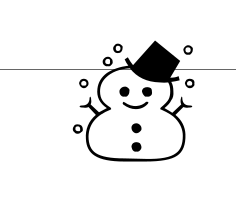
%> input picture unicodesnowman.png, 236 x 214 px
$ octave imageDraw.m   (GNU Octave 9; MATLAB toolbox functions it lacks are replaced by stand-ins)
%> lines starting %> are read from the running program, lines starting %| are printed output that depends on the picture; in (x1, y1, x2, y2) boxes, pixels count from 0 and x2, y2 are one past the last pixel; in counts of white or black regions, pixels touching at a corner belong together; the program's own positions count from 1
A = imread('unicodesnowman.png');
%> A is the input picture: size 214x236x3 uint8; min 0, max 255, mean 239.3
A = imresize(A, 0.6);
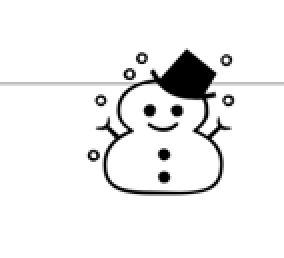
%> A: size 129x142x3 uint8 (shown 2 times larger); min 0, max 255, mean 239.2

A =  rgb2gray(A);
%> A: size 129x142 uint8

imageEdges = edge(A,'Canny')
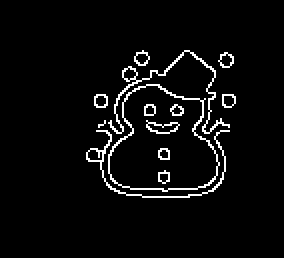
%> imageEdges: size 129x142 logical (shown 2 times larger); 4.4% white in thin lines or dots, all inside (x1, y1, x2, y2) = (43, 25, 118, 99)

figure
imshow(imageEdges)

[vm1] = [];
[vm2] = [];
[pen] = [];
count = 0;
pendown = [1500];

for i=2:length(imageEdges)-1
   b = imageEdges(i);
    for j=1:length(b)
       [angle1 angle2] = inverseKinematics ((b(j)), b(j)+700);
       [v1 v2] = angToV(angle1, angle2);
       [vm1(:,i)] = v1;
       [vm2(:,i)] = v2;
       [pen(:,i)] = pendown;
       count = count+1;
    end
   pen (1, count-length(b)+1) = 1400;
   pen (1, count-length(b)+2) = 1400;
   pen (1, count) = 1400;
end
%> after the loop, count = 140; pen = 141 values from 1400 to 1400; vm1 = 141 values from 0 to 4640.9; vm2 = 141 values from 0 to 849

pen (:, 1) = 1300;
pen (:, size(vm1)) = 1300;
dlmwrite('drawsnowman.txt', [round(vm1'), round(vm2'), pen']);

$ run again, with SCARAtemm.png copied over unicodesnowman.png
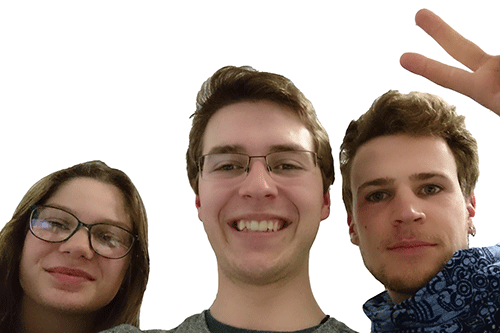
%> input picture SCARAtemm.png, 500 x 333 px
%> `A = imresize(A, 0.6);`:
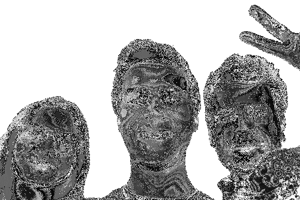
%> A: size 200x300 uint8; min 0, max 255, mean 172.3
%> `imageEdges = edge(A,'Canny')`:
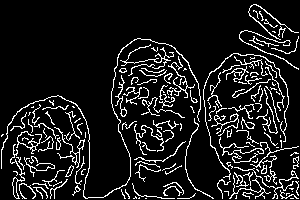
%> imageEdges: size 200x300 logical; 11.1% white in thin lines or dots
%> after the loop `for i=2:length(imageEdges)-1`: count = 298; pen = 299 values from 1400 to 1400; vm1 = 299 values from 0 to 4640.9; vm2 = 299 values from 0 to 849

$ run again, with AngleVoltageTable.jpg saved as unicodesnowman.png
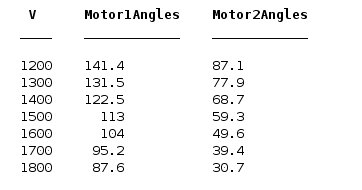
%> input picture AngleVoltageTable.jpg, 362 x 190 px
%> A is the input picture: size 190x362x3 uint8; min 0, max 255, mean 245.3
%> `A = imresize(A, 0.6);`:
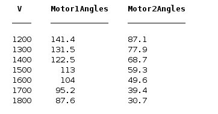
%> A: size 114x218x3 uint8; min 0, max 255, mean 245
%> `imageEdges = edge(A,'Canny')`:
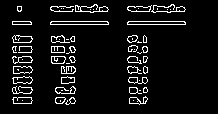
%> imageEdges: size 114x218 logical; 7.3% white in thin lines or dots, all inside (x1, y1, x2, y2) = (12, 4, 186, 105)
%> after the loop `for i=2:length(imageEdges)-1`: count = 216; pen = 217 values from 1400 to 1400; vm1 = 217 values from 0 to 4640.9; vm2 = 217 values from 0 to 849

$ run again, with LinkageAnglesVsTime_fromLog.jpg saved as unicodesnowman.png
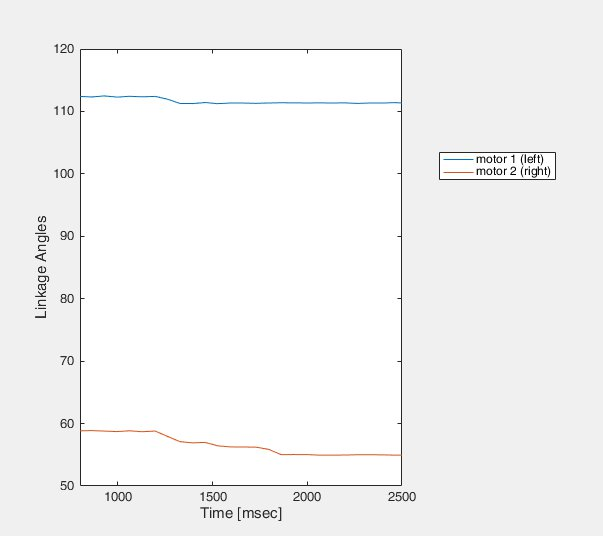
%> input picture LinkageAnglesVsTime_fromLog.jpg, 603 x 536 px
%> A is the input picture: size 536x603x3 uint8; mean R, G, B 243.9, 243.9, 243.9
%> `A =  rgb2gray(A);`:
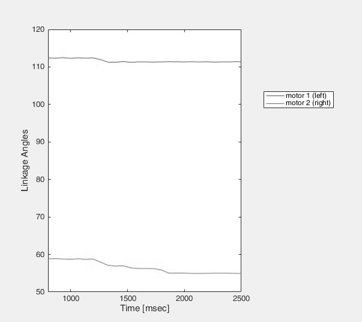
%> A: size 322x362 uint8; min 52, max 255, mean 243.8
%> `imageEdges = edge(A,'Canny')`:
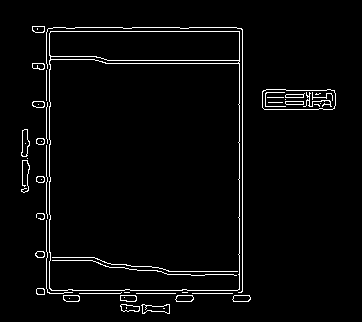
%> imageEdges: size 322x362 logical; 3.2% white in thin lines or dots, all inside (x1, y1, x2, y2) = (21, 26, 336, 314)
%> after the loop `for i=2:length(imageEdges)-1`: count = 360; pen = 361 values from 1400 to 1400; vm1 = 361 values from 0 to 4640.9; vm2 = 361 values from 0 to 849
